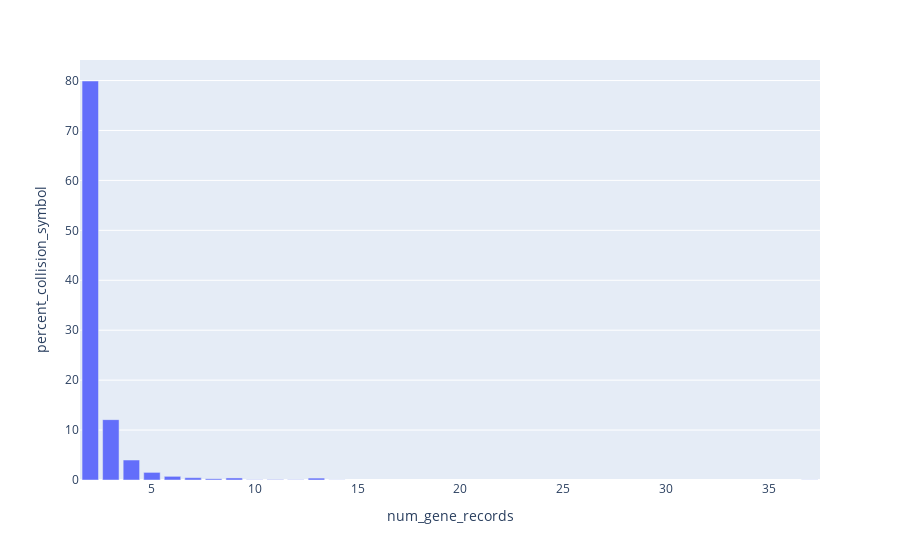

Notebook code cell kept with this figure:
### Code cell
create_aa_collision_histogram(aa_collision_gene_ncbi_df, "NCBI", ncbi_aa_collision_count)

### Figure 1 — Plotly figure (JSON) as saved in the notebook; plotly's stock layout.template omitted (floating-point values rounded to 4 significant figures)
{"data": [{"alignmentgroup": "True", "hovertemplate": "num_gene_records=%{x}<br>percent_collision_symbol=%{y}<extra></extra>", "legendgroup": "", "marker": {"color": "#636efa", "pattern": {"shape": ""}}, "name": "", "offsetgroup": "", "orientation": "v", "showlegend": false, "textposition": "auto", "type": "bar", "x": [2, 3, 4, 5, 6, 7, 8, 9, 10, 11, 12, 13, 14, 37], "xaxis": "x", "y": [79.91, 12.09, 4.002, 1.525, 0.7351, 0.4628, 0.245, 0.4084, 0.05445, 0.08168, 0.05445, 0.3812, 0.02723, 0.02723], "yaxis": "y"}], "layout": {"barmode": "relative", "legend": {"tracegroupgap": 0}, "margin": {"t": 60}, "xaxis": {"anchor": "y", "domain": [0, 1], "title": {"text": "num_gene_records"}}, "yaxis": {"anchor": "x", "domain": [0, 1], "title": {"text": "percent_collision_symbol"}}}}
